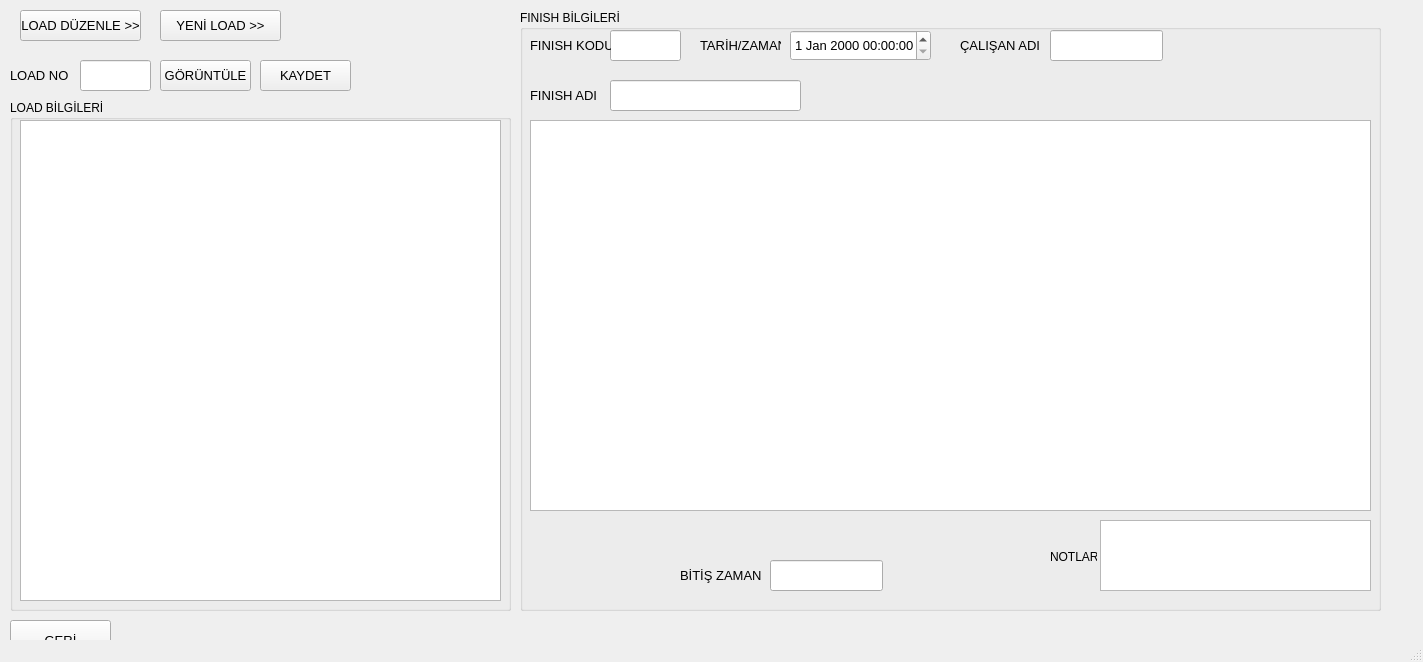
<?xml version="1.0" encoding="UTF-8"?>
<ui version="4.0">
 <class>PrePaintProcessViewCls</class>
 <widget class="QMainWindow" name="PrePaintProcessViewCls">
  <property name="geometry">
   <rect>
    <x>0</x>
    <y>0</y>
    <width>1423</width>
    <height>662</height>
   </rect>
  </property>
  <property name="windowTitle">
   <string>MainWindow</string>
  </property>
  <widget class="QWidget" name="centralwidget">
   <widget class="QPushButton" name="pushButtonReturn">
    <property name="geometry">
     <rect>
      <x>10</x>
      <y>620</y>
      <width>101</width>
      <height>41</height>
     </rect>
    </property>
    <property name="font">
     <font>
      <pointsize>10</pointsize>
     </font>
    </property>
    <property name="text">
     <string>GERİ</string>
    </property>
   </widget>
   <widget class="QGroupBox" name="groupBox_2">
    <property name="geometry">
     <rect>
      <x>520</x>
      <y>10</y>
      <width>861</width>
      <height>601</height>
     </rect>
    </property>
    <property name="title">
     <string>FINISH BİLGİLERİ</string>
    </property>
    <widget class="CheckTableWidget" name="FinishTable">
     <property name="geometry">
      <rect>
       <x>10</x>
       <y>110</y>
       <width>841</width>
       <height>391</height>
      </rect>
     </property>
    </widget>
    <widget class="QLineEdit" name="lineEditFinishCode">
     <property name="geometry">
      <rect>
       <x>90</x>
       <y>20</y>
       <width>71</width>
       <height>31</height>
      </rect>
     </property>
     <property name="readOnly">
      <bool>true</bool>
     </property>
    </widget>
    <widget class="QLabel" name="label_8">
     <property name="geometry">
      <rect>
       <x>10</x>
       <y>20</y>
       <width>81</width>
       <height>31</height>
      </rect>
     </property>
     <property name="font">
      <font>
       <pointsize>10</pointsize>
      </font>
     </property>
     <property name="text">
      <string>FINISH KODU</string>
     </property>
    </widget>
    <widget class="QDateTimeEdit" name="dateTimeEditEntry">
     <property name="geometry">
      <rect>
       <x>270</x>
       <y>20</y>
       <width>141</width>
       <height>31</height>
      </rect>
     </property>
     <property name="font">
      <font>
       <pointsize>10</pointsize>
      </font>
     </property>
    </widget>
    <widget class="QLabel" name="label_9">
     <property name="geometry">
      <rect>
       <x>180</x>
       <y>20</y>
       <width>81</width>
       <height>31</height>
      </rect>
     </property>
     <property name="font">
      <font>
       <pointsize>10</pointsize>
      </font>
     </property>
     <property name="text">
      <string>TARİH/ZAMAN</string>
     </property>
    </widget>
    <widget class="QLabel" name="label_10">
     <property name="geometry">
      <rect>
       <x>440</x>
       <y>20</y>
       <width>81</width>
       <height>31</height>
      </rect>
     </property>
     <property name="font">
      <font>
       <pointsize>10</pointsize>
      </font>
     </property>
     <property name="text">
      <string>ÇALIŞAN ADI</string>
     </property>
    </widget>
    <widget class="QLineEdit" name="lineEditOperatorName">
     <property name="geometry">
      <rect>
       <x>530</x>
       <y>20</y>
       <width>113</width>
       <height>31</height>
      </rect>
     </property>
     <property name="readOnly">
      <bool>false</bool>
     </property>
    </widget>
    <widget class="QLineEdit" name="lineEditFinishName">
     <property name="geometry">
      <rect>
       <x>90</x>
       <y>70</y>
       <width>191</width>
       <height>31</height>
      </rect>
     </property>
     <property name="readOnly">
      <bool>true</bool>
     </property>
    </widget>
    <widget class="QLabel" name="label_11">
     <property name="geometry">
      <rect>
       <x>10</x>
       <y>70</y>
       <width>81</width>
       <height>31</height>
      </rect>
     </property>
     <property name="font">
      <font>
       <pointsize>10</pointsize>
      </font>
     </property>
     <property name="text">
      <string>FINISH ADI</string>
     </property>
    </widget>
    <widget class="QLabel" name="label">
     <property name="geometry">
      <rect>
       <x>530</x>
       <y>540</y>
       <width>47</width>
       <height>13</height>
      </rect>
     </property>
     <property name="text">
      <string>NOTLAR</string>
     </property>
    </widget>
    <widget class="QTextEdit" name="textEdit">
     <property name="geometry">
      <rect>
       <x>580</x>
       <y>510</y>
       <width>271</width>
       <height>71</height>
      </rect>
     </property>
    </widget>
    <widget class="QLabel" name="label_12">
     <property name="geometry">
      <rect>
       <x>160</x>
       <y>550</y>
       <width>81</width>
       <height>31</height>
      </rect>
     </property>
     <property name="font">
      <font>
       <pointsize>10</pointsize>
      </font>
     </property>
     <property name="text">
      <string>BİTİŞ ZAMANI</string>
     </property>
    </widget>
    <widget class="QLineEdit" name="lineEditOperatorName_2">
     <property name="geometry">
      <rect>
       <x>250</x>
       <y>550</y>
       <width>113</width>
       <height>31</height>
      </rect>
     </property>
     <property name="readOnly">
      <bool>false</bool>
     </property>
    </widget>
   </widget>
   <widget class="QGroupBox" name="groupBox">
    <property name="geometry">
     <rect>
      <x>10</x>
      <y>100</y>
      <width>501</width>
      <height>511</height>
     </rect>
    </property>
    <property name="title">
     <string>LOAD BİLGİLERİ</string>
    </property>
    <widget class="CheckTableWidget" name="LoadContentTable">
     <property name="geometry">
      <rect>
       <x>10</x>
       <y>20</y>
       <width>481</width>
       <height>481</height>
      </rect>
     </property>
    </widget>
   </widget>
   <widget class="QPushButton" name="pushButtonEditLoad">
    <property name="geometry">
     <rect>
      <x>20</x>
      <y>10</y>
      <width>121</width>
      <height>31</height>
     </rect>
    </property>
    <property name="font">
     <font>
      <pointsize>10</pointsize>
     </font>
    </property>
    <property name="text">
     <string>LOAD DÜZENLE &gt;&gt;</string>
    </property>
   </widget>
   <widget class="QPushButton" name="pushButtonShowLoad">
    <property name="geometry">
     <rect>
      <x>160</x>
      <y>60</y>
      <width>91</width>
      <height>31</height>
     </rect>
    </property>
    <property name="font">
     <font>
      <pointsize>10</pointsize>
     </font>
    </property>
    <property name="text">
     <string>GÖRÜNTÜLE</string>
    </property>
   </widget>
   <widget class="QPushButton" name="pushButtonNewLoad">
    <property name="geometry">
     <rect>
      <x>160</x>
      <y>10</y>
      <width>121</width>
      <height>31</height>
     </rect>
    </property>
    <property name="font">
     <font>
      <pointsize>10</pointsize>
     </font>
    </property>
    <property name="text">
     <string>YENİ LOAD &gt;&gt;</string>
    </property>
   </widget>
   <widget class="QPushButton" name="pushButtonSaveFinish">
    <property name="geometry">
     <rect>
      <x>260</x>
      <y>60</y>
      <width>91</width>
      <height>31</height>
     </rect>
    </property>
    <property name="font">
     <font>
      <pointsize>10</pointsize>
     </font>
    </property>
    <property name="text">
     <string>KAYDET</string>
    </property>
   </widget>
   <widget class="QLabel" name="label_7">
    <property name="geometry">
     <rect>
      <x>10</x>
      <y>60</y>
      <width>61</width>
      <height>31</height>
     </rect>
    </property>
    <property name="font">
     <font>
      <pointsize>10</pointsize>
     </font>
    </property>
    <property name="text">
     <string>LOAD NO</string>
    </property>
   </widget>
   <widget class="QLineEdit" name="lineEditLoadNo">
    <property name="geometry">
     <rect>
      <x>80</x>
      <y>60</y>
      <width>71</width>
      <height>31</height>
     </rect>
    </property>
    <property name="readOnly">
     <bool>false</bool>
    </property>
   </widget>
  </widget>
  <widget class="QMenuBar" name="menubar">
   <property name="geometry">
    <rect>
     <x>0</x>
     <y>0</y>
     <width>1423</width>
     <height>21</height>
    </rect>
   </property>
  </widget>
  <widget class="QStatusBar" name="statusbar"/>
 </widget>
 <customwidgets>
  <customwidget>
   <class>CheckTableWidget</class>
   <extends>QTableWidget</extends>
   <header location="global">CheckTableWidget.h</header>
  </customwidget>
 </customwidgets>
 <resources/>
 <connections/>
</ui>
